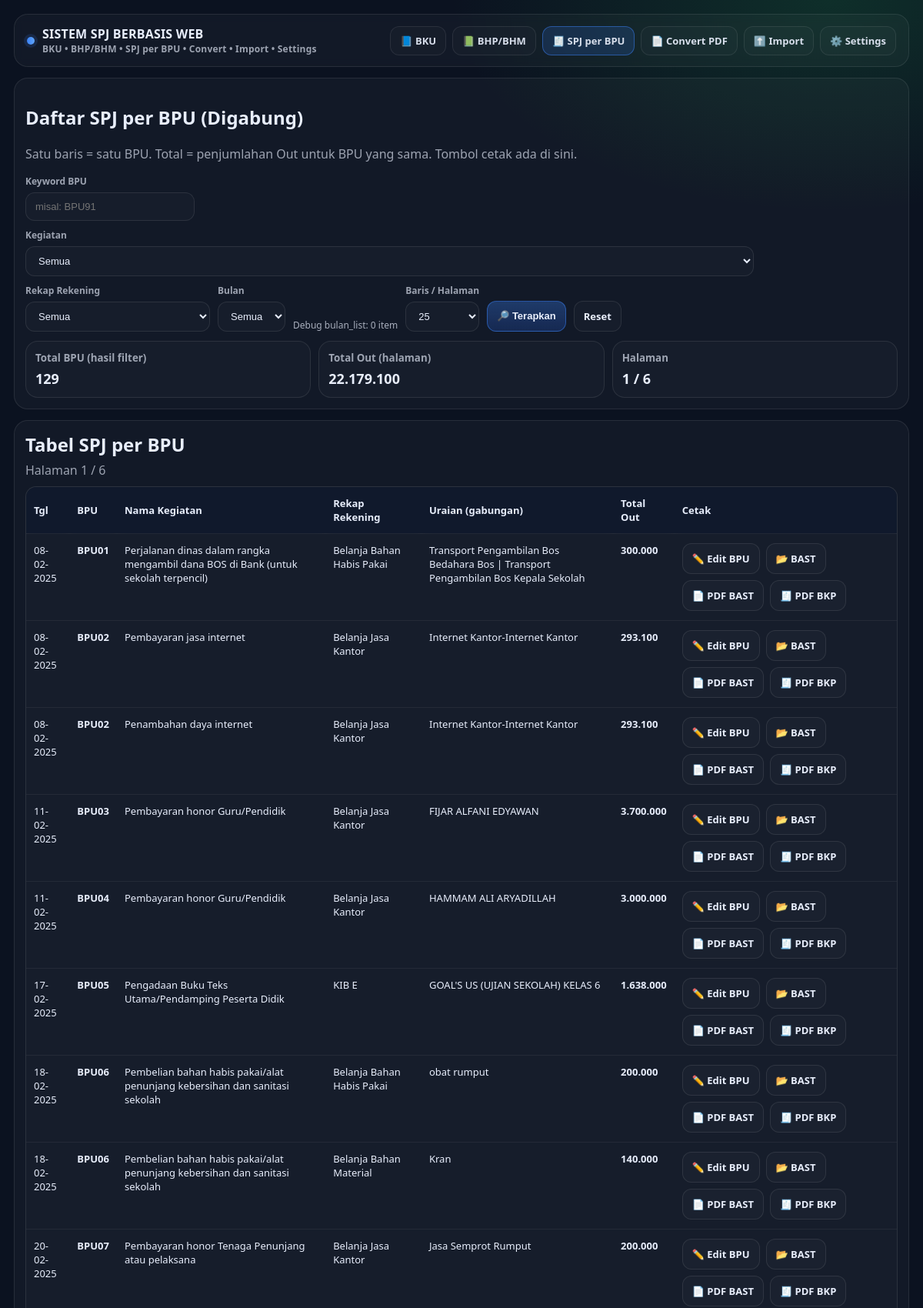
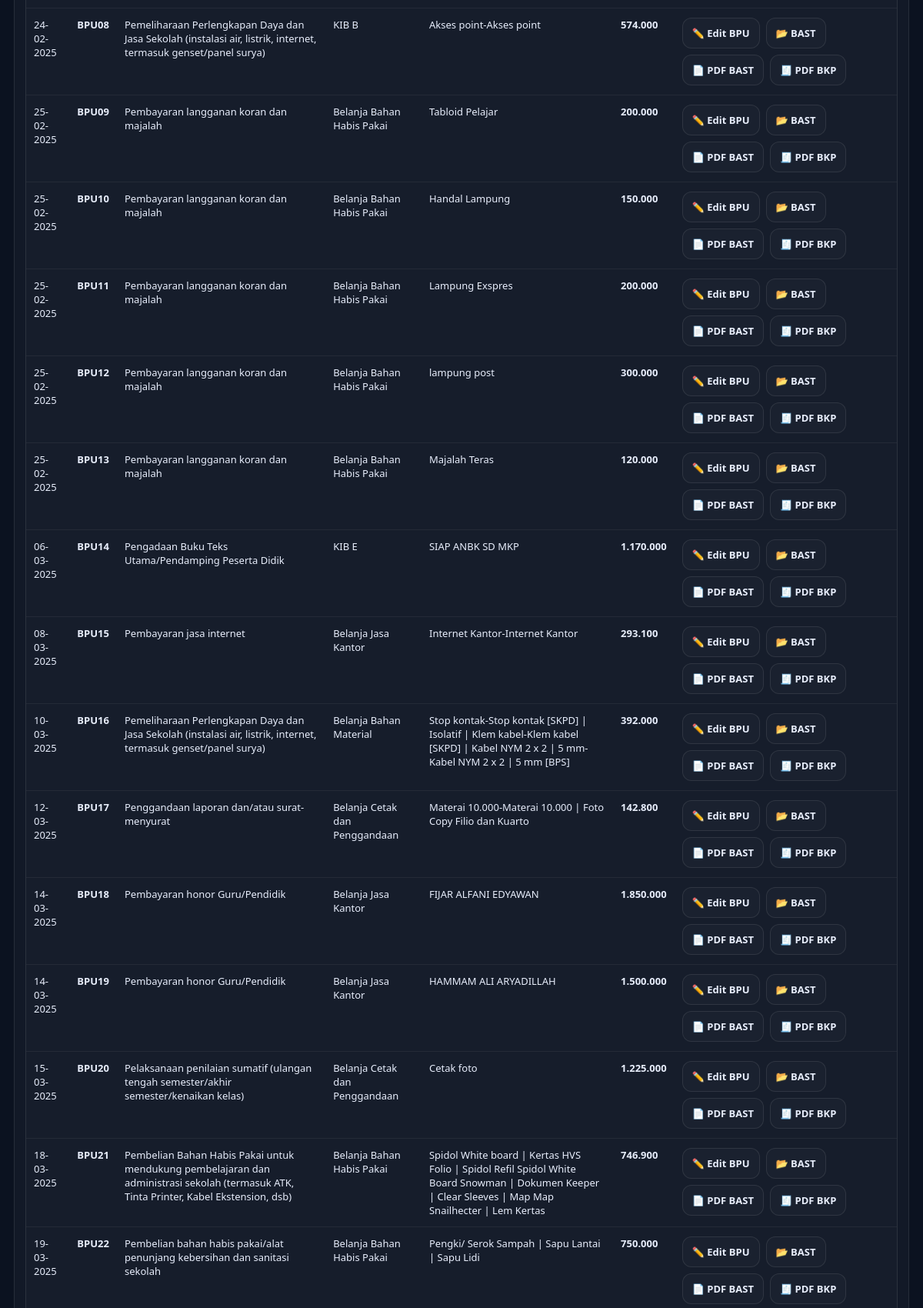
/spj-bpu (upper part), run on the app's committed database (2 pictures, top to bottom).
### tables this page shows
CREATE TABLE "bku" (
"Tgl" TEXT,
  "Keg" TEXT,
  "Rek" TEXT,
  "Bukti" TEXT,
  "Uraian" TEXT,
  "In" INTEGER,
  "Out" INTEGER,
  "Saldo" INTEGER
);

### arkas/routes.py (the view)
@bp.route("/spj-bpu", methods=["GET"])
def page_spj_bpu():
    kegiatan_list, rekap_list = get_filter_options()
    bulan_list = get_bulan_options()
    import arkas.queries as q
    print("USING QUERIES:", q.__file__)
    print("BULAN LIST:", bulan_list[:10], "TOTAL:", len(bulan_list))
    page, per_page = get_paging_args()
    filters = {
        "keyword": request.values.get("keyword", "").strip(),
        "kegiatan": request.values.get("kegiatan", "__ALL__"),
        "rekap": request.values.get("rekap", "__ALL__"),
        "bulan": request.values.get("bulan", "__ALL__"),
        "tgl_from": request.values.get("tgl_from", "").strip(),
        "tgl_to": request.values.get("tgl_to", "").strip(),
    }
    df, summary, pagination = ambil_spj_per_bpu(filters, page, per_page)
    return render_template(
        "spj_bpu.html",
        data=df.to_dict(orient="records"),
        filters=filters,
        kegiatan_list=kegiatan_list,
        rekap_list=rekap_list,
        summary=summary,
        pagination=pagination,
    )

### arkas/db.py (called while the page is built)
def get_conn():
    return sqlite3.connect(DB_PATH, check_same_thread=False)

### arkas/queries.py (called while the page is built)
def get_filter_options():
    conn = get_conn()
    try:
        keg = pd.read_sql(
            """
            SELECT DISTINCT nama_kegiatan
            FROM master_kegiatan
            WHERE nama_kegiatan IS NOT NULL AND TRIM(nama_kegiatan) <> ''
            ORDER BY nama_kegiatan
            """,
            conn,
        )
        rek = pd.read_sql(
            """
            SELECT DISTINCT rekap_rekening_belanja
            FROM master_rekening
            WHERE rekap_rekening_belanja IS NOT NULL AND TRIM(rekap_rekening_belanja) <> ''
            ORDER BY rekap_rekening_belanja
            """,
            conn,
        )
        kegiatan_list = keg["nama_kegiatan"].dropna().tolist() if not keg.empty else []
        rekap_list = rek["rekap_rekening_belanja"].dropna().tolist() if not rek.empty else []
        return kegiatan_list, rekap_list
    finally:
        conn.close()

def get_bulan_options():
    conn = get_conn()
    try:
        sql = """
        SELECT DISTINCT
            (substr(TRIM(CAST(b.[Tgl] AS TEXT)), 7, 4) || '-' ||
             substr(TRIM(CAST(b.[Tgl] AS TEXT)), 4, 2)) AS ym
        FROM bku b
        WHERE b.[Bukti] LIKE 'BPU%'
          AND b.[Tgl] IS NOT NULL
          AND TRIM(CAST(b.[Tgl] AS TEXT)) <> ''
          AND length(TRIM(CAST(b.[Tgl] AS TEXT))) >= 10
        ORDER BY ym DESC
        """
        df = pd.read_sql(sql, conn)
        return df["ym"].dropna().astype(str).str.strip().tolist() if not df.empty else []
    finally:
        conn.close()

def get_paging_args(default_per_page: int = 25):
    page_raw = request.values.get("page", "1")
    pp_raw = request.values.get("per_page", str(default_per_page))
    try:
        page = int(page_raw)
        if page < 1:
            page = 1
    except Exception:
        page = 1
    try:
        per_page = int(pp_raw)
        if per_page not in (25, 50, 100, 200):
            per_page = default_per_page
    except Exception:
        per_page = default_per_page
    return page, per_page

### templates/spj_bpu.html (shortened to what this page needs)
{% extends "_layout.html" %}
{% set title = "SPJ per BPU" %}
{% block content %}
<div class="card">
  <h2>Daftar SPJ per BPU (Digabung)</h2>
  <p class="muted">Satu baris = satu BPU. Total = penjumlahan Out untuk BPU yang sama. Tombol cetak ada di sini.</p>
  <form method="GET" style="margin-top:14px;">
    <div class="row">
      <div class="field" style="min-width:220px;">
        <label>Keyword BPU</label>
        <input type="text" name="keyword" placeholder="misal: BPU91" value="{{ filters.keyword }}">
      </div>
      <div class="field" style="min-width:300px;">
        <label>Kegiatan</label>
        <select name="kegiatan">
          <option value="__ALL__">Semua</option>
        </select>
      </div>
      <div class="field" style="min-width:240px;">
        <label>Rekap Rekening</label>
        <select name="rekap">
          <option value="__ALL__">Semua</option>
        </select>
      </div>
    <div class="field">
      <label>Bulan</label>
      <select name="bulan">
        <option value="__ALL__" {% if filters.bulan == "__ALL__" %}selected{% endif %}>Semua</option>
      </select>
    </div>
    <div style="font-size:12px; opacity:.7; margin-top:6px;">
      Debug bulan_list: {{ bulan_list|length }} item
    </div>
      <div class="field">
        <label>Baris / Halaman</label>
        <select name="per_page">
          {% for n in [25,50,100,200] %}
            <option value="{{ n }}" {% if pagination.per_page == n %}selected{% endif %}>{{ n }}</option>
          {% endfor %}
        </select>
      </div>
      <button class="btn" type="submit">🔎 Terapkan</button>
      <a class="btn secondary" href="/spj-bpu">Reset</a>
    </div>
  </form>
  <div class="kpi">
    <div class="box"><small>Total BPU (hasil filter)</small><b>{{ summary.rows }}</b></div>
    <div class="box"><small>Total Out (halaman)</small><b>{{ "{:,.0f}".format(summary.total_out).replace(",", ".") }}</b></div>
    <div class="box"><small>Halaman</small><b>{{ pagination.page }} / {{ pagination.total_pages }}</b></div>
  </div>
</div>
<div class="card">
  <h2 style="margin:0;">Tabel SPJ per BPU</h2>
  <p class="muted" style="margin:6px 0 0 0;">Halaman {{ pagination.page }} / {{ pagination.total_pages }}</p>
  <div class="tablewrap" style="margin-top:10px;">
    <table>
      <thead>
        <tr>
          <th>Tgl</th><th>BPU</th><th>Nama Kegiatan</th><th>Rekap Rekening</th><th>Uraian (gabungan)</th><th>Total Out</th>
          <th style="min-width:260px;">Cetak</th>
        </tr>
      </thead>
      <tbody>
        {% for row in data %}
        <tr>
          <td>{{ row["Tgl"] }}</td>
          <td><b>{{ row["Bukti"] }}</b></td>
          <td>{{ row["NamaKegiatan"] }}</td>
          <td>{{ row["RekapRekening"] }}</td>
          <td>{{ row["UraianGabung"] }}</td>
          <td><b>{{ "{:,.0f}".format(row["TotalOut"] or 0).replace(",", ".") }}</b></td>
          <td>
            <div style="display:flex; gap:8px; flex-wrap:wrap;">
              <a class="btn secondary" href="/bpu/{{ row['Bukti'] }}/edit">✏️ Edit BPU</a>
              <a class="btn secondary" href="/bast/{{ row['Bukti'] }}">📂 BAST</a>
              <a class="btn secondary" href="/bast/{{ row['Bukti'] }}/pdf">📄 PDF BAST</a>
              <a class="btn secondary" href="/bkp/{{ row['Bukti'] }}/pdf">🧾 PDF BKP</a>
            </div>
          </td>
        </tr>
        {% endfor %}
      </tbody>
    </table>
  </div>
</div>
{% endblock %}

### static/style.css (style rules this page uses)
:root { --bg:#0b1220; --card:#0f1a2d; --line:rgba(255,255,255,.09); --text:#e8eefc; --muted:rgba(232,238,252,.65); --primary:#3b82f6; --danger:#ef4444; --ok:#22c55e; }
* { box-sizing:border-box }
body { margin:0; font-family: ui-sans-serif, system-ui, -apple-system, Segoe UI, Roboto, Arial; background: radial-gradient(1200px 600px at 30% -10%, rgba(59,130,246,.22), transparent 60%), radial-gradient(900px 500px at 90% 0%, rgba(34,197,94,.16), transparent 55%), var(--bg); color:var(--text); }
a { color:inherit; text-decoration:none }
.muted { color:var(--muted) }
.card { margin-top:14px; border:1px solid var(--line); border-radius:18px; padding:14px; background: rgba(255,255,255,.03); }
.row { display:flex; gap:10px; align-items:end; flex-wrap:wrap }
.field { display:flex; flex-direction:column; gap:6px }
label { font-size:12px; color:var(--muted); font-weight:700 }
input, select, textarea { padding:10px 12px; border-radius:12px; border:1px solid var(--line); background: rgba(255,255,255,.02); color: var(--text); outline: none; font-size:13px; }
select option { color:#111 }
.btn { padding:10px 12px; border-radius:12px; border:1px solid rgba(59,130,246,.5); background: linear-gradient(180deg, rgba(59,130,246,.32), rgba(37,99,235,.22)); color: var(--text); font-weight:800; font-size:13px; cursor:pointer; display:inline-flex; gap:8px; align-items:center; height:40px; }
.btn.secondary { border:1px solid var(--line); background: rgba(255,255,255,.02); }
.kpi { display:grid; grid-template-columns: repeat(3, minmax(0, 1fr)); gap:10px; margin-top:12px; }
.box { border:1px solid var(--line); border-radius:16px; padding:12px; background: rgba(255,255,255,.02); }
.box small { display:block; color:var(--muted); font-weight:700 }
.box b { display:block; font-size:18px; margin-top:6px }
.tablewrap { width:100%; overflow:auto; border-radius:14px; border:1px solid var(--line); background: rgba(255,255,255,.02); }
table { width:100%; border-collapse:collapse; min-width: 980px; }
thead th { text-align:left; font-size:13px; padding:12px 10px; border-bottom:1px solid var(--line); position:sticky; top:0; background: rgba(16, 26, 45, .95); backdrop-filter: blur(6px); z-index: 1; }
tbody td { font-size:13px; padding:12px 10px; border-bottom:1px solid rgba(255,255,255,.06); vertical-align:top; }

### data on the page
bku: Tgl "17-02-2025", Bukti "BPU05", NamaKegiatan "Pengadaan Buku Teks Utama/Pendamping Peserta Didik", RekapRekening "KIB E", UraianGabung "GOAL'S US (UJIAN SEKOLAH) KELAS 6", TotalOut "1.638.000"
bku: Tgl "18-02-2025", Bukti "BPU06", NamaKegiatan "Pembelian bahan habis pakai/alat penunjang kebersihan dan sanitasi sekolah", RekapRekening "Belanja Bahan Habis Pakai", UraianGabung "obat rumput", TotalOut "200.000"
bku: Tgl "18-02-2025", Bukti "BPU06", NamaKegiatan "Pembelian bahan habis pakai/alat penunjang kebersihan dan sanitasi sekolah", RekapRekening "Belanja Bahan Material", UraianGabung "Kran", TotalOut "140.000"
bku: Tgl "20-02-2025", Bukti "BPU07", NamaKegiatan "Pembayaran honor Tenaga Penunjang atau pelaksana", RekapRekening "Belanja Jasa Kantor", UraianGabung "Jasa Semprot Rumput", TotalOut "200.000"
bku: Tgl "24-02-2025", Bukti "BPU08", NamaKegiatan "Pemeliharaan Perlengkapan Daya dan Jasa Sekolah (instalasi air, listrik, internet, termasuk genset/panel surya)", RekapRekening "KIB B", UraianGabung "Akses point-Akses point", TotalOut "574.000"
bku: Tgl "06-03-2025", Bukti "BPU14", NamaKegiatan "Pengadaan Buku Teks Utama/Pendamping Peserta Didik", RekapRekening "KIB E", UraianGabung "SIAP ANBK SD MKP", TotalOut "1.170.000"
bku: Tgl "08-03-2025", Bukti "BPU15", NamaKegiatan "Pembayaran jasa internet", RekapRekening "Belanja Jasa Kantor", UraianGabung "Internet Kantor-Internet Kantor", TotalOut "293.100"
bku: Tgl "14-03-2025", Bukti "BPU18", NamaKegiatan "Pembayaran honor Guru/Pendidik", RekapRekening "Belanja Jasa Kantor", UraianGabung "FIJAR ALFANI EDYAWAN", TotalOut "1.850.000"
bku: Tgl "14-03-2025", Bukti "BPU19", NamaKegiatan "Pembayaran honor Guru/Pendidik", RekapRekening "Belanja Jasa Kantor", UraianGabung "HAMMAM ALI ARYADILLAH", TotalOut "1.500.000"
bku: Tgl "15-03-2025", Bukti "BPU20", NamaKegiatan "Pelaksanaan penilaian sumatif (ulangan tengah semester/akhir semester/kenaikan kelas)", RekapRekening "Belanja Cetak dan Penggandaan", UraianGabung "Cetak foto", TotalOut "1.225.000"

### other printed values
{{ bulan_list|length }} "0"
{{ summary.rows }} "129"
{{ "{:,.0f}".format(summary.total_out).replace(",", ".") }} "22.179.100"
{{ pagination.page }} "1"
{{ pagination.total_pages }} "6"
{{ row["Tgl"] }} "08-02-2025" "08-02-2025" "08-02-2025" "11-02-2025" "11-02-2025" "25-02-2025" "25-02-2025" "25-02-2025" "25-02-2025" "25-02-2025" "10-03-2025" "12-03-2025" "18-03-2025" "19-03-2025"
{{ row["Bukti"] }} "BPU01" "BPU02" "BPU02" "BPU03" "BPU04" "BPU09" "BPU10" "BPU11" "BPU12" "BPU13" "BPU16" "BPU17" "BPU21" "BPU22"
{{ row["NamaKegiatan"] }} "Perjalanan dinas dalam rangka mengambil dana BOS di Bank (untuk sekolah terpencil)" "Pembayaran jasa internet" "Penambahan daya internet" "Pembayaran honor Guru/Pendidik" "Pembayaran honor Guru/Pendidik" "Pembayaran langganan koran dan majalah" "Pembayaran langganan koran dan majalah" "Pembayaran langganan koran dan majalah" "Pembayaran langganan koran dan majalah" "Pembayaran langganan koran dan majalah" "Pemeliharaan Perlengkapan Daya dan Jasa Sekolah (instalasi air, listrik, internet, termasuk genset/panel surya)" "Penggandaan laporan dan/atau surat-menyurat" "Pembelian Bahan Habis Pakai untuk mendukung pembelajaran dan administrasi sekolah (termasuk ATK, Tinta Printer, Kabel Ekstension, dsb)" "Pembelian bahan habis pakai/alat penunjang kebersihan dan sanitasi sekolah"
{{ row["RekapRekening"] }} "Belanja Bahan Habis Pakai" "Belanja Jasa Kantor" "Belanja Jasa Kantor" "Belanja Jasa Kantor" "Belanja Jasa Kantor" "Belanja Bahan Habis Pakai" "Belanja Bahan Habis Pakai" "Belanja Bahan Habis Pakai" "Belanja Bahan Habis Pakai" "Belanja Bahan Habis Pakai" "Belanja Bahan Material" "Belanja Cetak dan Penggandaan" "Belanja Bahan Habis Pakai" "Belanja Bahan Habis Pakai"
{{ row["UraianGabung"] }} "Transport Pengambilan Bos Bedahara Bos | Transport Pengambilan Bos Kepala Sekolah" "Internet Kantor-Internet Kantor" "Internet Kantor-Internet Kantor" "FIJAR ALFANI EDYAWAN" "HAMMAM ALI ARYADILLAH" "Tabloid Pelajar" "Handal Lampung" "Lampung Exspres" "lampung post" "Majalah Teras" "Stop kontak-Stop kontak [SKPD] | Isolatif | Klem kabel-Klem kabel [SKPD] | Kabel NYM 2 x 2 | 5 mm-Kabel NYM 2 x 2 | 5 mm [BPS]" "Materai 10.000-Materai 10.000 | Foto Copy Filio dan Kuarto" "Spidol White board | Kertas HVS Folio | Spidol Refil Spidol White Board Snowman | Dokumen Keeper | Clear Sleeves | Map Map Snailhecter | Lem Kertas" "Pengki/ Serok Sampah | Sapu Lantai | Sapu Lidi"
{{ "{:,.0f}".format(row["TotalOut"] or 0).replace(",", ".") }} "300.000" "293.100" "293.100" "3.700.000" "3.000.000" "200.000" "150.000" "200.000" "300.000" "120.000" "392.000" "142.800" "746.900" "750.000"
form field per_page "25"
